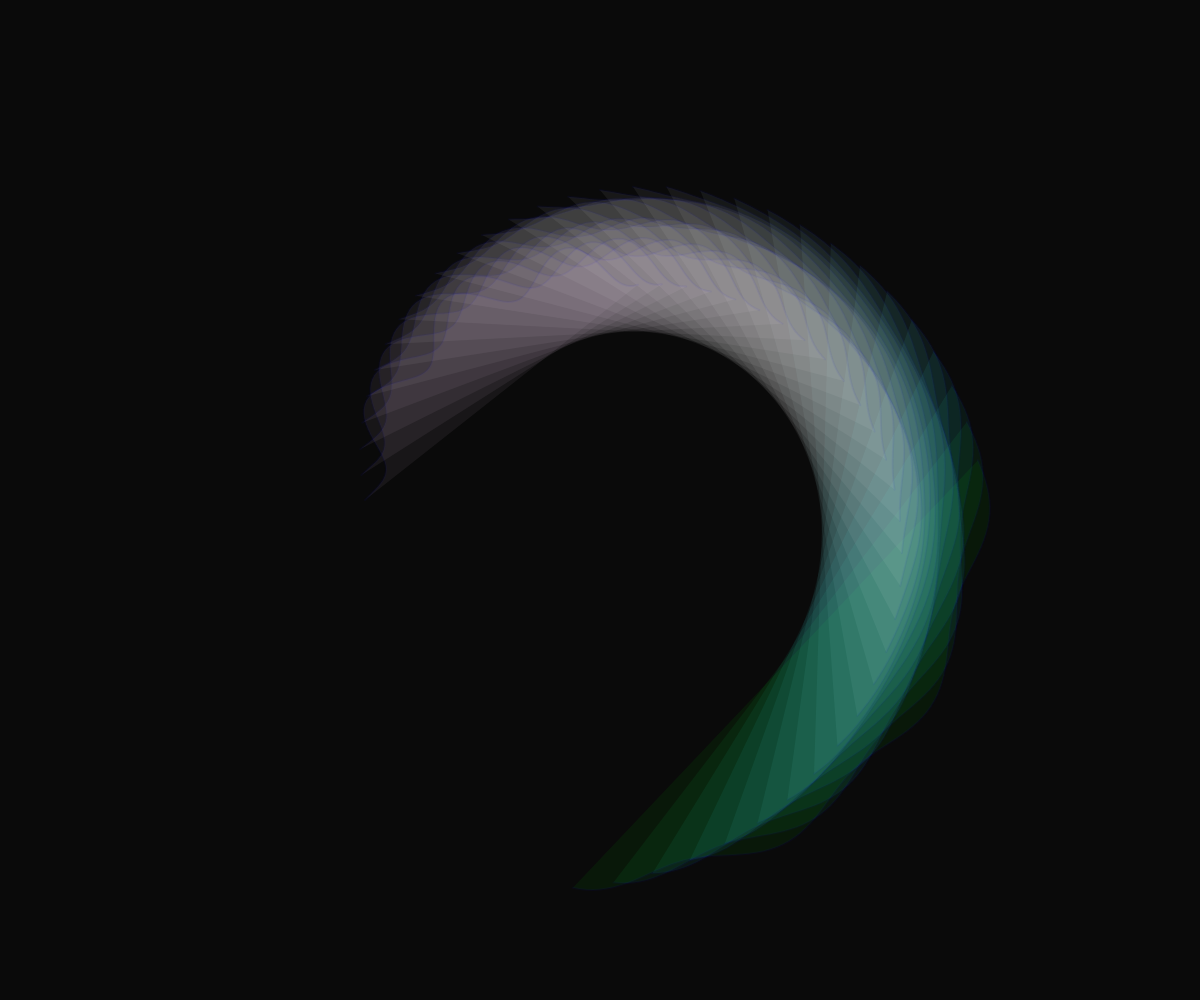
Frame 1 (no input)
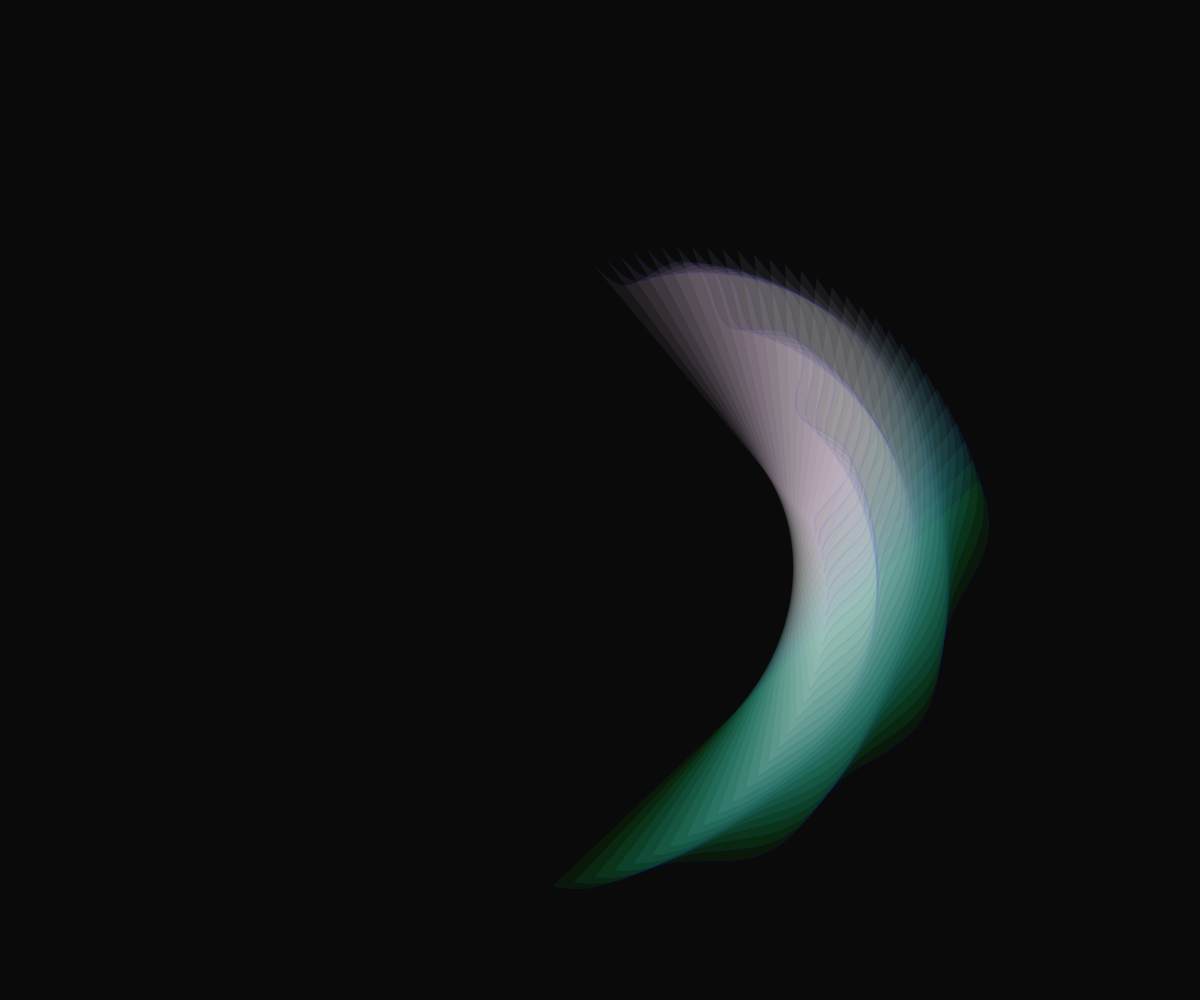
Frame 60 (no input)
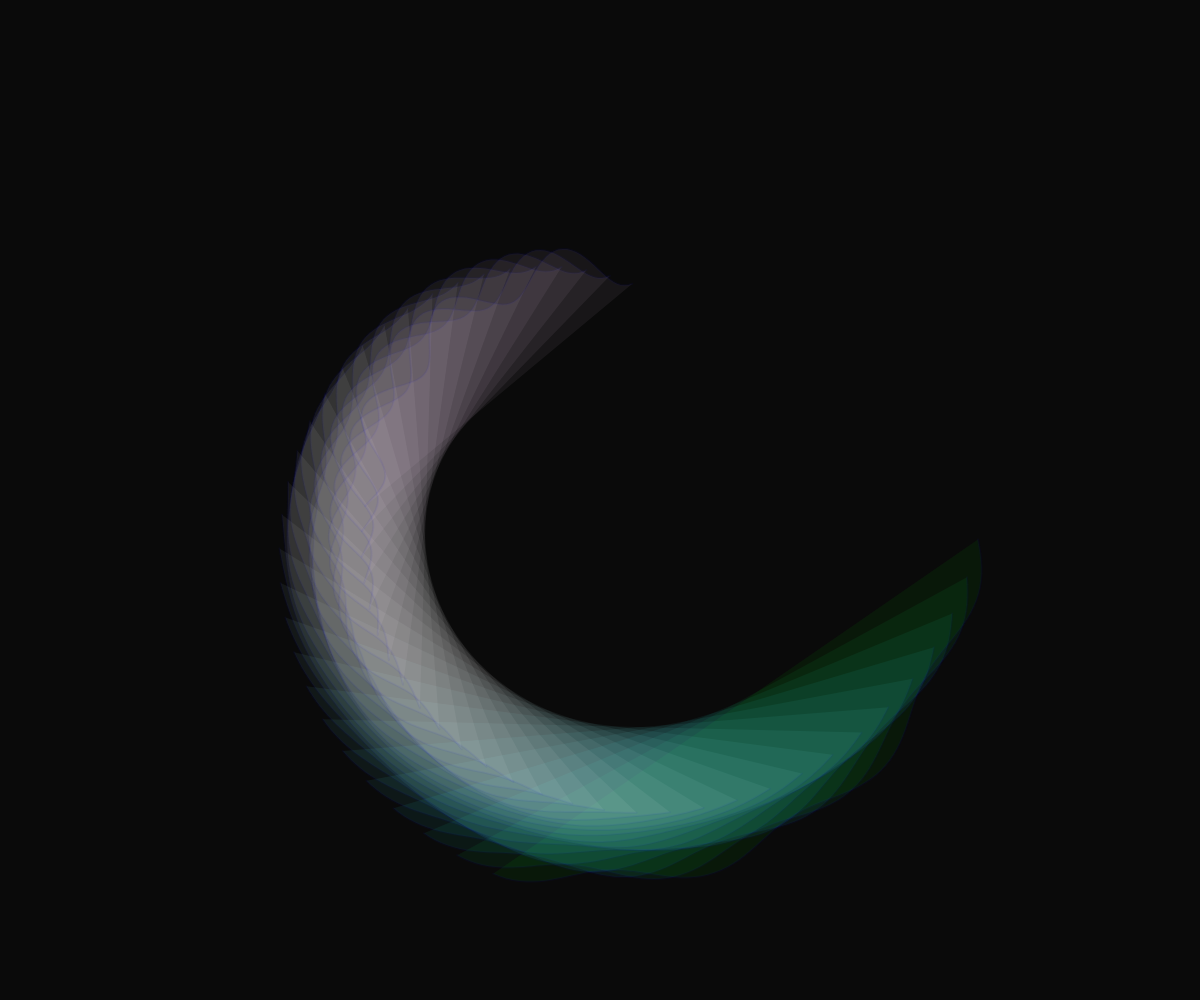
Frame 120 (the mouse pressed at the canvas centre since frame 60)

The p5.js sketch that drew these frames (run headless with seeded random() and noise() and a simulated clock; from frame 60 on, the mouse is pressed at the canvas centre):

// p5.js sketch
// ── sketch.js
function setup() {
  createCanvas(windowWidth, windowHeight);
  noCursor();

}
let rot=0;
function draw () {
 
  background(10);
  translate(width/2, height/2);
  rectMode(CENTER)
  
  for (let i=0; i<30; i++) {
    rotate(radians((mouseX-width/2)*0.01+rot));
    fill(i*20, 300-i*3, i*100, 15);
    
    
    stroke(0,0,230,13) 
           strokeWeight(2);
    let d = 380 - i*5;
    beginShape();
    for (let j=0; j<=100; j++) {
      let d2 = d + (10-i)*sin(radians(j*12));
      let x = d2*cos(radians(j*1));
      let y = d2*sin(radians(j*1));
      vertex(x,y);
    }
    endShape();
  }
   rot=rot+0.05;
}


  
